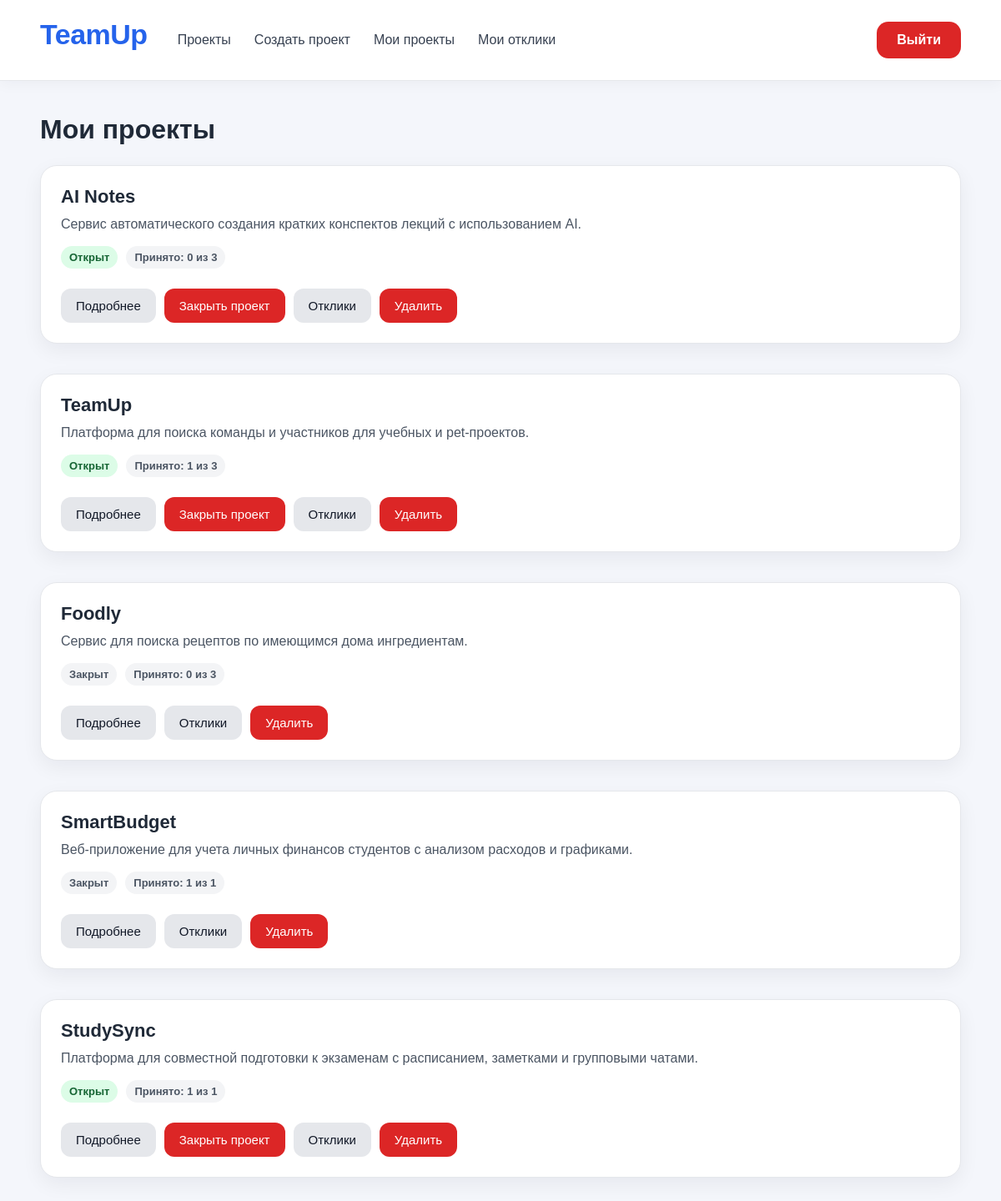
/my-projects (signed in), run on an earlier commit of the app's database.
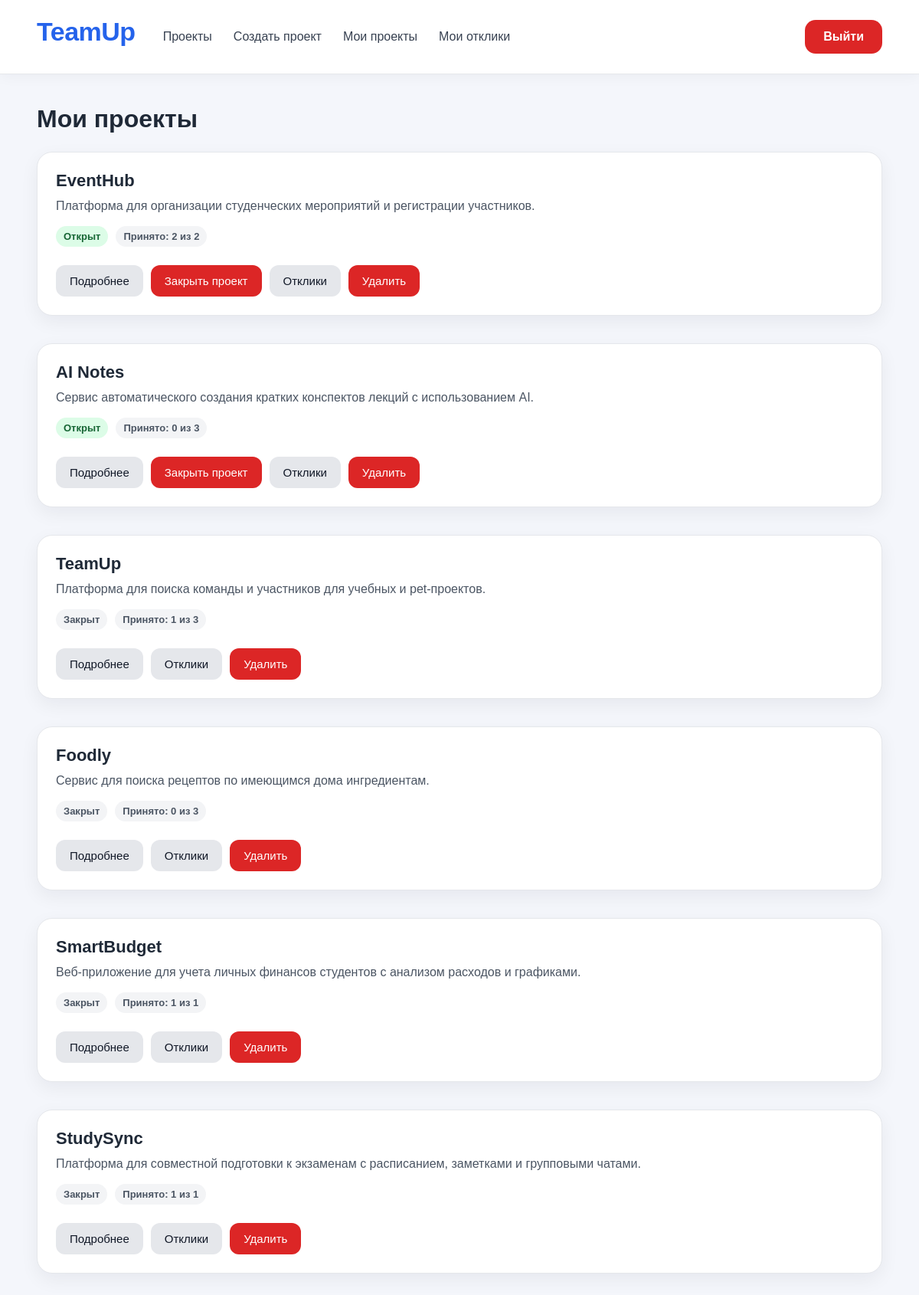
And on a later commit of the database.
### app/models/project.py (models this page shows)
class Project(Base):
    __tablename__ = "projects"
    id: Mapped[int] = mapped_column(primary_key=True)
    title: Mapped[str] = mapped_column(String(255), nullable=False)
    description: Mapped[str] = mapped_column(String(1000), nullable=False)
    status: Mapped[str] = mapped_column(String(50), default="draft", nullable=False)
    max_participants: Mapped[int] = mapped_column(Integer, nullable=False, default=1)
    owner_id: Mapped[int] = mapped_column(ForeignKey("users.id"), nullable=False)
    owner = relationship("User", back_populates="projects")
    applications = relationship("Application", back_populates="project")

### app/api/projects.py (the view)
@router.get("/my-projects")
async def my_projects(
    request: Request,
    session: AsyncSession = Depends(get_session),
):
    user_id = request.session.get("user_id")
    user_name = request.session.get("user_name")
    user_email = request.session.get("user_email")
    user_role = request.session.get("user_role")
    if not user_id:
        return RedirectResponse(url="/login", status_code=303)
    project_repository = ProjectRepository(session)
    project_service = ProjectService(project_repository)
    projects = await project_service.get_all_projects()
    user_projects = [project for project in projects if project.owner_id == user_id]
    message = request.query_params.get("message")
    return templates.TemplateResponse(
        request=request,
        name="my_projects.html",
        context={
            "projects": user_projects,
            "user_name": user_name,
            "user_email": user_email,
            "user_role": user_role,
            "message": message,
        },
    )

### templates/my_projects.html (shortened to what this page needs)
{% extends "base.html" %}
{% block content %}
<h1 class="page-title">Мои проекты</h1>
{% if projects %}
<div class="project-grid">
    {% for project in projects %}
    <div class="card project-card">
        <div>
            <h3>{{ project.title }}</h3>
            <p>{{ project.description }}</p>
        </div>
        <div class="meta">
            {% if project.status == "draft" %}
            <span class="badge badge-warning">Черновик</span>
            {% elif project.status == "open" %}
            <span class="badge badge-success">Открыт</span>
            {% elif project.status == "closed" %}
            <span class="badge badge-muted">Закрыт</span>
            {% else %}
            <span class="badge badge-muted">{{ project.status }}</span>
            {% endif %}
            <span class="badge badge-muted">
                Принято:
                {{ project.applications | selectattr("status", "equalto", "accepted") | list | length }}
                из
                {{ project.max_participants }}
            </span>
        </div>
        <div class="actions">
            <a href="/projects/{{ project.id }}" class="button button-secondary">
                Подробнее
            </a>
            {% if project.status == "draft" %}
            <a href="/projects/{{ project.id }}/edit" class="button button-secondary">
                Редактировать
            </a>
            <form method="post" action="/projects/{{ project.id }}/open">
                <button type="submit" class="button">
                    Открыть проект
                </button>
            </form>
            {% elif project.status == "open" %}
            <form method="post" action="/projects/{{ project.id }}/close">
                <button type="submit" class="button button-danger">
                    Закрыть проект
                </button>
            </form>
            {% endif %}
            <a href="/projects/{{ project.id }}/applications" class="button button-secondary">
                Отклики
            </a>
            <form method="post" action="/projects/{{ project.id }}/delete"
                onsubmit="return confirm('Вы точно хотите удалить проект? Все отклики по нему тоже будут удалены.');">
                <button type="submit" class="button button-danger">
                    Удалить
                </button>
            </form>
        </div>
    </div>
    {% endfor %}
</div>
{% endif %}
{% endblock %}

What changed in the data, as far as the page shows it:
added Project: title "EventHub", description "Платформа для организации студенческих мероприятий и регистрации участников.", status "Открыт", applications|selectattr "2", max_participants "2"
changed Project "TeamUp": status "Открыт Закрыть проект" → "Закрыт"
changed Project "StudySync": status "Открыт Закрыть проект" → "Закрыт"
